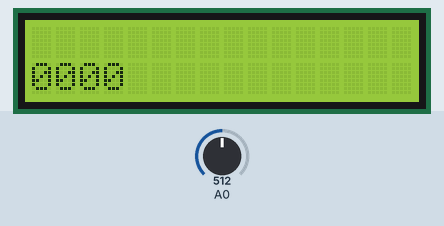
Recording of a sketch running on a simulated Arduino Uno, built with avr-gcc and run on an emulated ATmega328P. Parts: 16×2 character LCD. Inputs (shaded band) come from the test bench; at power-on: A0 = 512.

Above: at 1.2 s.
1.3 s: A0 set to 80
Timing chart, 0 to 4.3 s (numbered marks = the images above; inputs shaded):
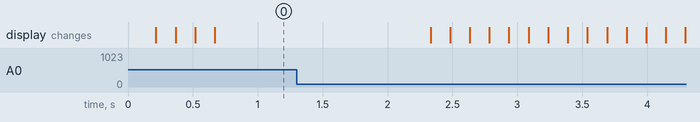

The sketch:

Computer_3.0.ino
```cpp
#include <LiquidCrystal.h>
LiquidCrystal lcd(8,9,4,5,6,7);
int cursorX = 3, cursorY = 1;
String button;
int input[4] = {0,0,0,0};

void setup() {
  Serial.begin(9600);
  lcd.begin(16,2);
  lcd.cursor();
}

void loop() {
  lcd.setCursor(0,1);
  for(int i=0;i!=4;i++){
    lcd.print(input[i]);
  }
  readInput();
  lcd.setCursor(cursorX, cursorY);

  if (button == "u"){
    input[cursorX] = 1;
    cursorX--;
    button = "";
  }
  if (button == "d"){
    input[cursorX] = 0;
    button = "";
    cursorX--;
  }
  if (button == "r"){
    cursorX++;
  button = "";
  }
  if (button == "l"){
    cursorX--;
  button = "";
  }
  delay(150);
  if (button == "s"){
    if (input[3] == 1 and input[2] == 0 and input[1] == 1 and input[0] == 0){
      test();
    }
  }
}

void readInput(){
  int x = analogRead(0);
  if(x < 90) { //this is Right button
    button = "r";
  }else if (x < 200) { //this is up button
    button = "u";
  }else if (x < 400){ //this is down button
    button = "d";
  }else if (x < 600){ //this is left button
    button = "l";
  }else if (x < 800){ //this is select button
    button = "s";
  }
}

void test(){
  for(int o;o!=-1;o++){
    lcd.clear();
    lcd.setCursor(0,0);
    lcd.print(o);
    delay(75);
    }
}
```
